Frame 1 (no input): blank canvas, image omitted
Frame 60 (no input): blank canvas, image omitted
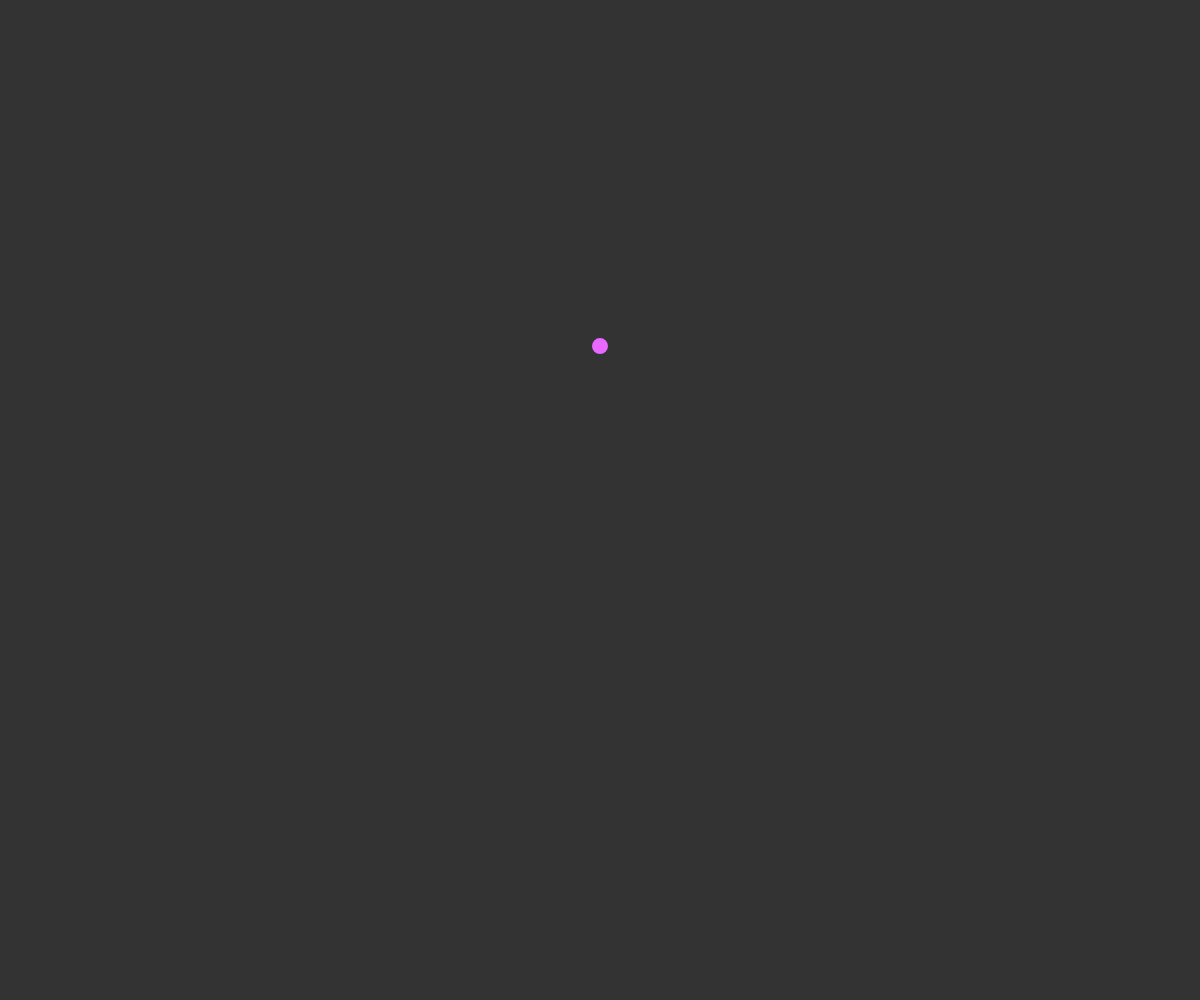
Frame 120 (the mouse pressed at the canvas centre since frame 60)

The p5.js sketch whose frames 1 and 60 were blank and that drew this single picture after the mouse press (run headless with seeded random() and noise() and a simulated clock; from frame 60 on, the mouse is pressed at the canvas centre):

// p5.js sketch
// ── sketch.js
let fallingCircles = [];
function setup() {
  createCanvas(innerWidth, innerHeight)

}

function draw() {
  background(51);
  let myValue = map(mouseX, 0, width, 0, 3);
  let i = 0;
  for (let i = fallingCircles.length - 1; i >= 0; i--) {// pull out every single element and call it fc
    let fc = fallingCircles[i];
    fc.move();
    fc.changeColor();
    fc.grow();
    if(fc.y < 0 || fc.y > height){
      fallingCircles.splice(i, 1);
    }
  }
  for (const fc of fallingCircles) {
    fc.show();
  }
}

function mouseMoved(){
  let increment = random(10, 100);
  fallingCircles.push(new FallingCircle(mouseX, mouseY, increment));
}
// ── FallingCircle.js
class FallingCircle{
    constructor(x, y, colorIncrement){
        this.x = x;
        this.y = y;
        this.r = 10;
        this.gravity = random(-5, 5);
        this.red = random(255);
        this.green = random(255);
        this.blue = random(255);
        this.color = color(this.red, this.green, this.blue);
        this.increment = PI / colorIncrement;
        this. angle = 0;
    }
    show(){
        noStroke();
        fill(this.color);
        ellipse(this.x, this.y, this.r);
    }
    move(){
        this.y += this.gravity;
    }
    grow(){
        this.r += 0.1;
    }
    changeColor(){
        this.angle += this.increment;
        this.red = abs(sin(this.angle) * 255)
        this.green = abs(cos(this.angle) * 255)
        this.blue = abs(tan(this.angle) * 255)
        this.color = color(this.red, this.green, this.blue);
    }    
}

// using let instead of this
